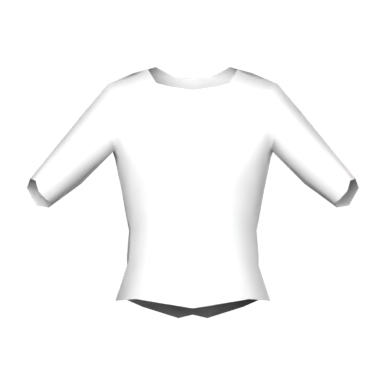
#> input picture jersey_frente.png, 386 x 386 px, found by its file name
$ python centrar_renders.py
#> lines starting #> are read from the running program, lines starting #| are printed output that depends on the picture
"""
Recorta jersey_frente.png y jersey_dorso.png al contenido real
y los recentra con padding uniforme en un canvas cuadrado.
"""
from PIL import Image
import os

DESKTOP = os.path.expanduser("~/Desktop/")
PADDING = 0.08   # margen relativo al lado más largo (8%)

def centrar(input_path, output_path):
    img = Image.open(input_path).convert("RGBA")
#> img is the input picture: PIL image 386x386 RGBA; mean R, G, B, A 71.9, 71.9, 71.9, 75.6

    # Bounding box de píxeles no-transparentes (alpha > 10)
    r, g, b, a = img.split()
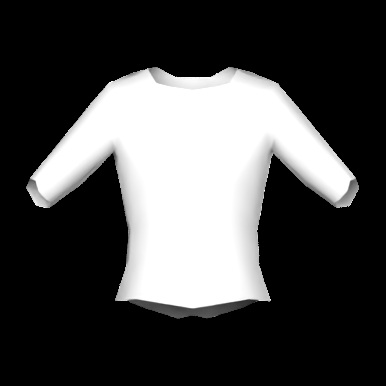
#> r: PIL image 386x386 L; min 0, max 255, mean 71.9
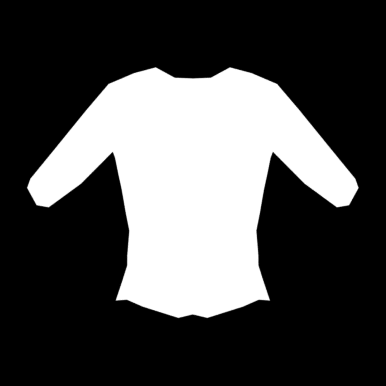
#> a: PIL image 386x386 L; min 0, max 255, mean 75.6
    bbox = a.point(lambda x: 255 if x > 10 else 0).getbbox()
#> bbox = (26, 67, 359, 319)

    if bbox is None:
        print(f"  ⚠️  {os.path.basename(input_path)}: imagen completamente transparente")
        return

    x0, y0, x1, y1 = bbox
#> x0 = 26; y0 = 67; x1 = 359; y1 = 319
    w = x1 - x0
#> w = 333
    h = y1 - y0
#> h = 252
    print(f"  {os.path.basename(input_path)}: contenido en ({x0},{y0})-({x1},{y1}) → {w}×{h}px")
#|   jersey_frente.png: contenido en (26,67)-(359,319) → 333×252px

    # Canvas cuadrado: lado = lado más largo + padding
    side = int(max(w, h) * (1 + PADDING * 2))
#> side = 386
    canvas = Image.new("RGBA", (side, side), (0, 0, 0, 0))
#> canvas: PIL image 386x386 RGBA; every value is 0

    # Pegar centrado
    offset_x = (side - w) // 2
#> offset_x = 26
    offset_y = (side - h) // 2
#> offset_y = 67
    canvas.paste(img.crop(bbox), (offset_x, offset_y))
    canvas.save(output_path)
    print(f"  ✓ guardado: {output_path} ({side}×{side}px)")
#> (printed output is left out)

print("── Centrando renders ──")
centrar(DESKTOP + "jersey_frente.png", DESKTOP + "jersey_frente.png")
centrar(DESKTOP + "jersey_dorso.png",  DESKTOP + "jersey_dorso.png")
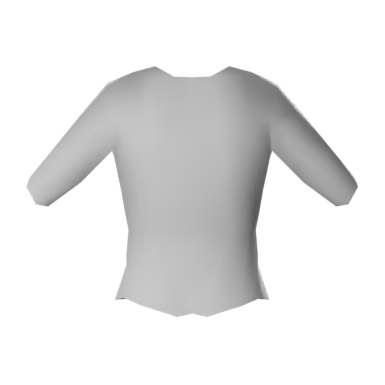
#> input picture jersey_dorso.png, 385 x 385 px, found by its file name
#> in centrar, img is the input picture: PIL image 385x385 RGBA; mean R, G, B, A 53, 53.1, 53.1, 76
#> in centrar (call 2), `r, g, b, a = img.split()`:
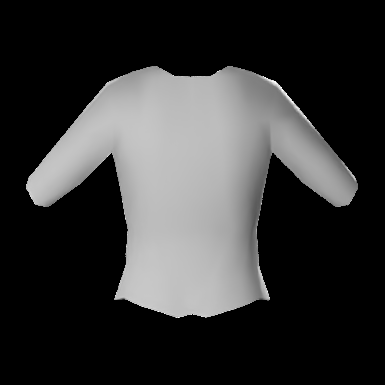
#> r: PIL image 385x385 L; min 0, max 255, mean 53
#> in centrar (call 2), `bbox = a.point(lambda x: 255 if x > 10 else 0).getbbox()`: bbox = (26, 66, 358, 318)
#> in centrar (call 2), `x0, y0, x1, y1 = bbox`: y0 = 66; x1 = 358; y1 = 318
#> in centrar (call 2), `w = x1 - x0`: w = 332
#|   jersey_dorso.png: contenido en (26,66)-(358,318) → 332×252px
#> in centrar (call 2), `side = int(max(w, h) * (1 + PADDING * 2))`: side = 385
#> in centrar (call 2), `canvas = Image.new("RGBA", (side, side), (0, 0, 0, 0))`: canvas: PIL image 385x385 RGBA; every value is 0
#> in centrar (call 2), `offset_y = (side - h) // 2`: offset_y = 66
#> (printed output is left out)
print("🎉 Listo")
